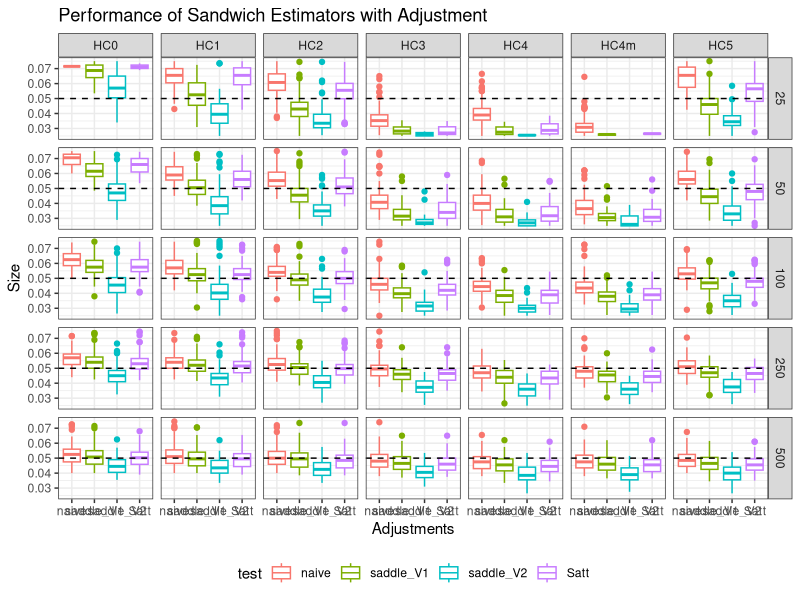
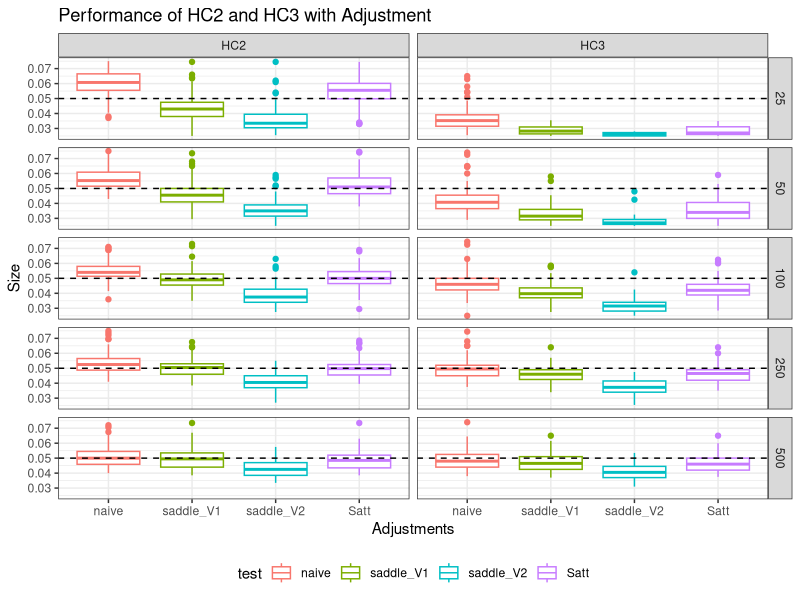
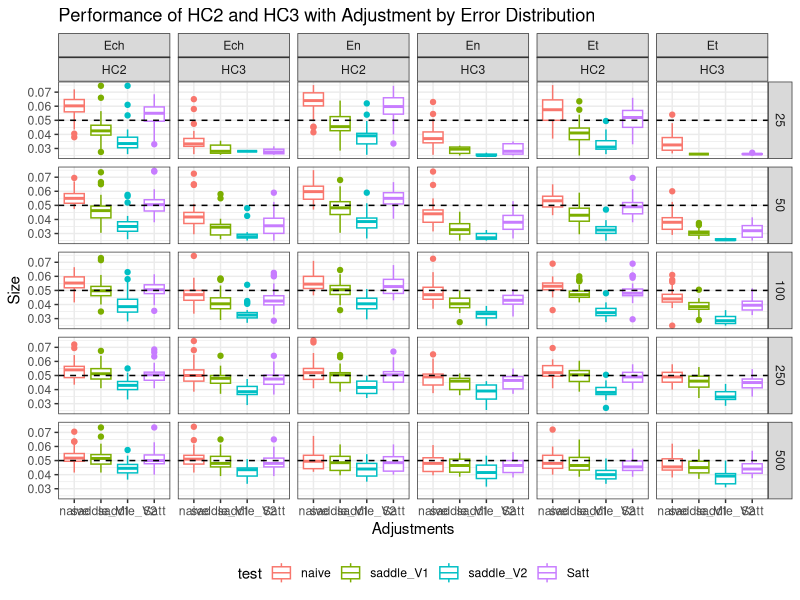
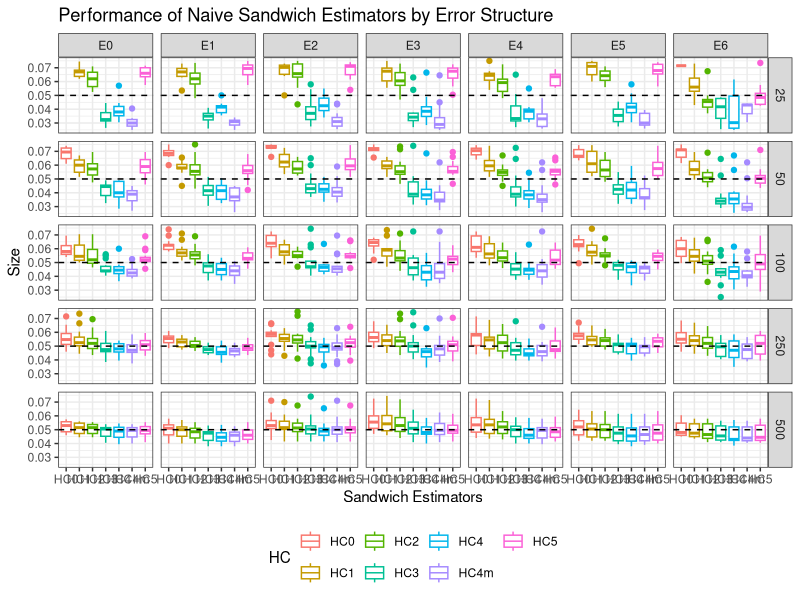
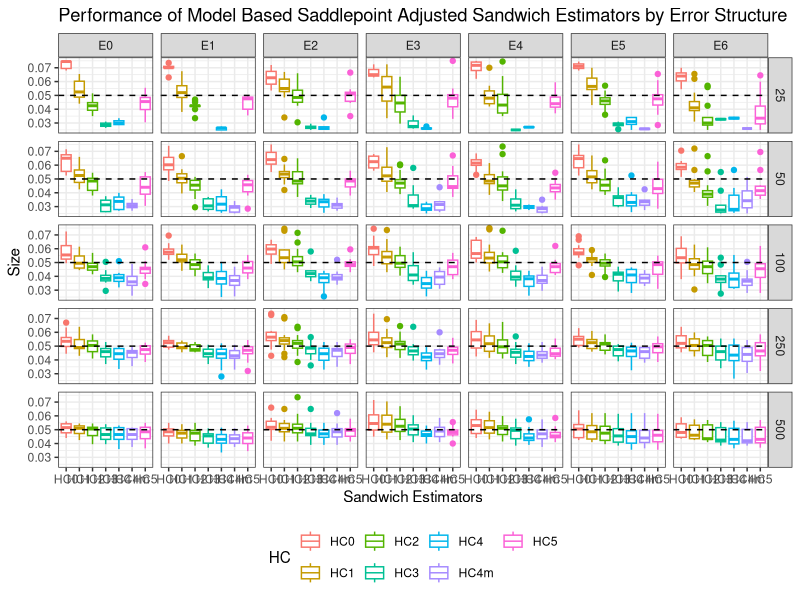
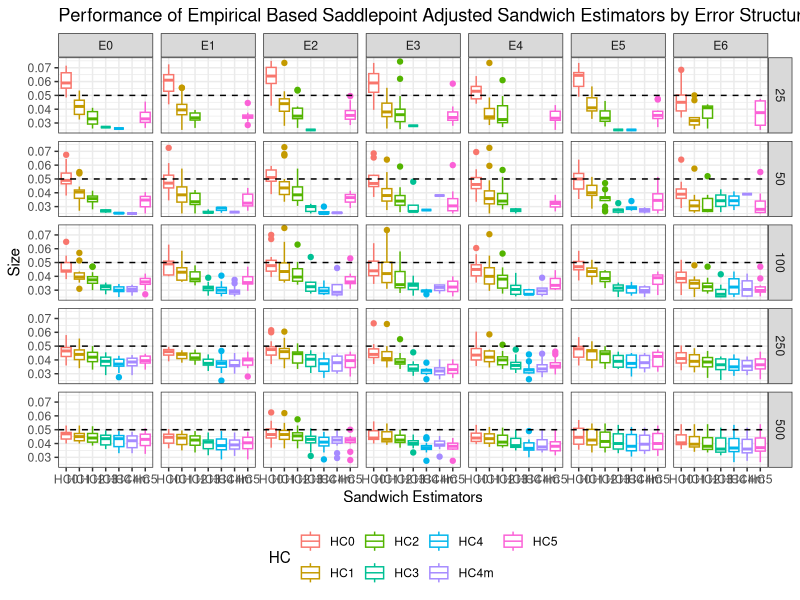
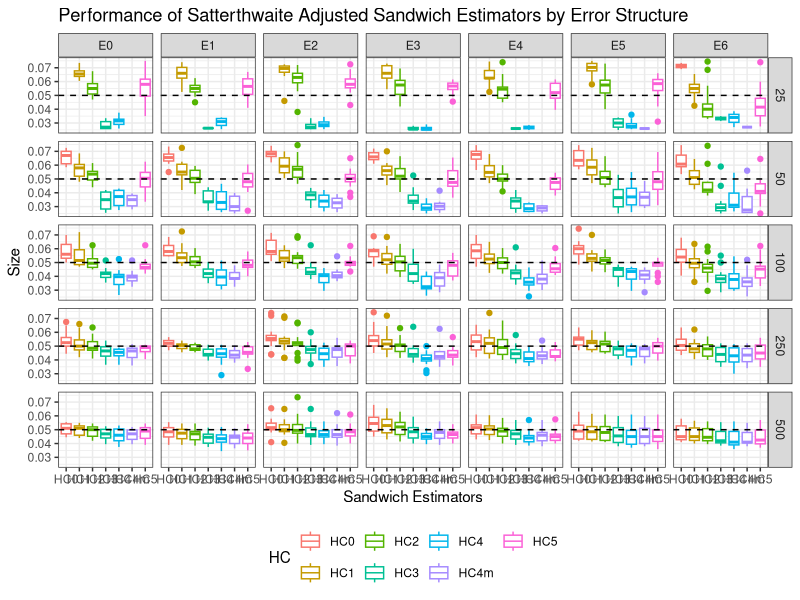

Generate these figures, in order, with R:
## ---- chunk 1
library(plyr)
library(dplyr)
library(ggplot2)
library(reshape2)

rm(list = ls())


results <- rbind(read.csv("20150915A.csv"),
                 read.csv("20150915C.csv"),
                 read.csv("20150915D.csv"),
                 read.csv("20150915B.csv"))

#results <- rbind(read.csv("Results/Model 2/20150915A.csv"),
#                 read.csv("Results/Model 2/20150915C.csv"),
#                 read.csv("Results/Model 2/20150915D.csv"),
#                 read.csv("Results/Model 2/20150915B.csv"))

## ---- chunk 2



filter(results, test != "edgeKC", criterion == "size") %>%
  select(n, Estruct, Edist, HC, coef, test, p05) %>%
  ggplot(aes(y = p05,
             x = test,
             color = test)) +
  geom_boxplot() +
  facet_grid(n ~ HC) +
  ylim(.025, .075) + 
  geom_hline(aes(yintercept = .05), linetype = "dashed") +
  theme_bw() + theme(legend.position = "bottom") +
  labs(title = "Performance of Sandwich Estimators with Adjustment",
       y = "Size",
       x = "Adjustments")


## ---- chunk 3
filter(results, test != "edgeKC", criterion == "size", HC == "HC2" | HC == "HC3") %>%
  select(n, Estruct, Edist, HC, coef, test, p05) %>%
  ggplot(aes(y = p05,
             x = test,
             color = test)) +
  geom_boxplot() +
  facet_grid(n ~ HC) +
  ylim(.025, .075) + 
  geom_hline(aes(yintercept = .05), linetype = "dashed") +
  theme_bw() + theme(legend.position = "bottom") +
  labs(title = "Performance of HC2 and HC3 with Adjustment",
       y = "Size",
       x = "Adjustments")

## ---- chunk 4

filter(results, test != "edgeKC", criterion == "size", HC == "HC2" | HC == "HC3") %>%
  select(n, Estruct, Edist, HC, coef, test, p05) %>%
  ggplot(aes(y = p05,
             x = test,
             color = test)) +
  geom_boxplot() +
  facet_grid(n ~ Edist * HC) +
  ylim(.025, .075) + 
  geom_hline(aes(yintercept = .05), linetype = "dashed") +
  theme_bw() + theme(legend.position = "bottom") +
  labs(title = "Performance of HC2 and HC3 with Adjustment by Error Distribution",
       y = "Size",
       x = "Adjustments")


## ---- chunk 5

filter(results, test == "naive", criterion == "size") %>%
  select(n, Estruct, Edist, HC, coef, p05) %>%
  ggplot(aes(x = HC,
             y = p05,
             color = HC)) +
  geom_boxplot() +
  facet_grid(n ~ Estruct) +
  geom_hline(aes(yintercept = .05), linetype = "dashed")  +
  ylim(.025, .075) +
  theme_bw() + theme(legend.position = "bottom") +
  labs(title = "Performance of Naive Sandwich Estimators by Error Structure",
       y = "Size",
       x = "Sandwich Estimators")

## ---- chunk 6

filter(results, test == "saddle_V1", criterion == "size") %>%
  select(n, Estruct, Edist, HC, coef, p05) %>%
  ggplot(aes(x = HC,
             y = p05,
             color = HC)) +
  geom_boxplot() +
  facet_grid(n ~ Estruct) +
  geom_hline(aes(yintercept = .05), linetype = "dashed")  +
  ylim(.025, .075) +
  theme_bw() + theme(legend.position = "bottom") +
  labs(title = "Performance of Model Based Saddlepoint Adjusted Sandwich Estimators by Error Structure",
       y = "Size",
       x = "Sandwich Estimators")

## ---- chunk 7

filter(results, test == "saddle_V2", criterion == "size") %>%
  select(n, Estruct, Edist, HC, coef, p05) %>%
  ggplot(aes(x = HC,
             y = p05,
             color = HC)) +
  geom_boxplot() +
  facet_grid(n ~ Estruct) +
  geom_hline(aes(yintercept = .05), linetype = "dashed")  +
  ylim(.025, .075) +
  theme_bw() + theme(legend.position = "bottom") +
  labs(title = "Performance of Empirical Based Saddlepoint Adjusted Sandwich Estimators by Error Structure",
       y = "Size",
       x = "Sandwich Estimators")

## ---- chunk 8

filter(results, test == "Satt", criterion == "size") %>%
  select(n, Estruct, Edist, HC, coef, p05) %>%
  ggplot(aes(x = HC,
             y = p05,
             color = HC)) +
  geom_boxplot() +
  facet_grid(n ~ Estruct) +
  geom_hline(aes(yintercept = .05), linetype = "dashed")  +
  ylim(.025, .075) +
  theme_bw() + theme(legend.position = "bottom") +
  labs(title = "Performance of Satterthwaite Adjusted Sandwich Estimators by Error Structure",
       y = "Size",
       x = "Sandwich Estimators")

